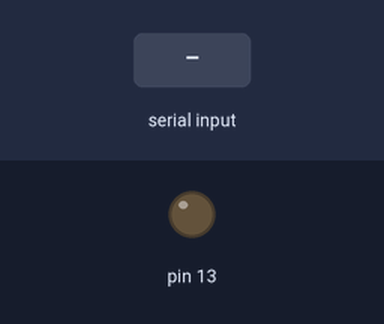
The sketch below on a simulated Arduino Uno, built with avr-gcc and run on an emulated ATmega328P. On the bench: output pins drawn as LEDs (lit = HIGH). The test bench sets the inputs (shaded band). What the sketch prints to the serial monitor is not drawn.

Above: at 1.2 s.
1.3 s: "90,45\n" received over Serial
At 1.37 s:
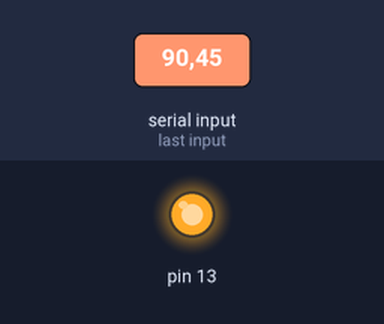
Timing chart, 0 to 4.3 s (numbered marks = the images above; inputs shaded):
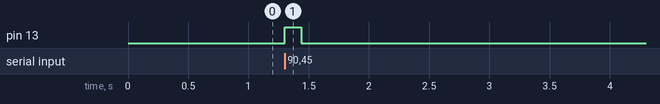

Measured:
- after the input at 1.3 s, pin 13: LOW → HIGH at once, → LOW 0.14 s later

The sketch:

delay_time_input.ino
```cpp
byte b;
long i = 0;

void setup() {
  pinMode(13,OUTPUT);
  digitalWrite(13,LOW);
  Serial.begin(9600);// put your setup code here, to run once:

}

void loop() {
  // put your main code here, to run repeatedly:
  while (Serial.available() == 0) {}

  i = Serial.parseInt( );
  digitalWrite(13,HIGH);
  delay(i); //此处为python传入的串口数据
  digitalWrite(13,LOW);
  Serial.print("i = ");
  Serial.print(i);
}
```
